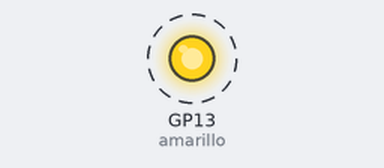
This program was run on a simulated Raspberry Pi Pico running MicroPython. Parts: output pins drawn as LEDs (lit = HIGH). Dashed ring = blinking.

Above: at 0.5 s.
Timing chart, 0 to 4.6 s (numbered marks = the images above):
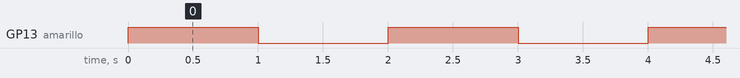

The program:

value.py
```python
from machine import Pin
import utime
amarillo = Pin (13,Pin.OUT)

while True:
    amarillo.value(1) #amarillo.on()
    utime.sleep_ms(1000)
    amarillo.value(0) #amarillo.off()
    utime.sleep_ms(1000)
```

Measured:
- by itself, GP13 (amarillo): alternates HIGH for 1.0 s and LOW for 1.0 s
